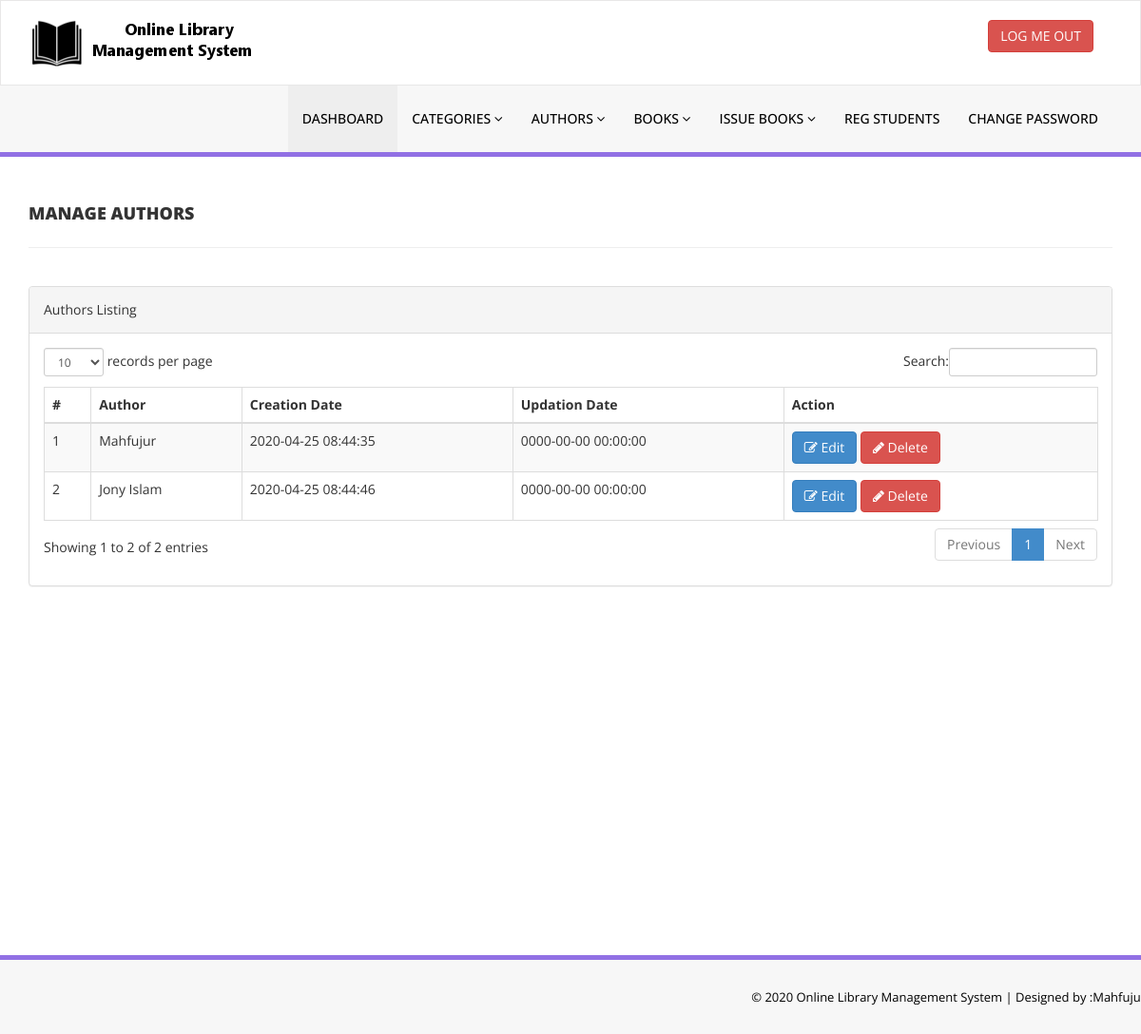
Page /admin/manage-authors.php (signed in) on the committed database.
### tables this page shows
CREATE TABLE `tbl_author` (
  `id` int(11) NOT NULL,
  `authorname` varchar(50) NOT NULL,
  `creationdate` timestamp NOT NULL DEFAULT CURRENT_TIMESTAMP ON UPDATE CURRENT_TIMESTAMP,
  `updatedate` timestamp NOT NULL DEFAULT '0000-00-00 00:00:00' ON UPDATE CURRENT_TIMESTAMP
);

### admin/manage-authors.php (the view, shortened to what this page needs)
<?php
include('includes/config.php');
if(strlen($_SESSION['alogin'])==0)
{
    header('location:index.php');
}
else{
 ?>
 <!DOCTYPE html>
 <html xmlns="http://www.w3.org/1999/xhtml">
 <head>
    <link href="assets/css/bootstrap.css" rel="stylesheet" />
    <link href="assets/css/font-awesome.css" rel="stylesheet" />
    <link href="assets/js/dataTables/dataTables.bootstrap.css" rel="stylesheet" />
    <link href="assets/css/style.css" rel="stylesheet" />
</head>
<body>
  <?php include('includes/header.php');?>
  <div class="content-wrapper">
     <div class="container">
        <div class="row pad-botm">
            <div class="col-md-12">
                <h4 class="header-line">Manage Authors</h4>
            </div>
            <div class="row">
</div>
</div>
<div class="row">
    <div class="col-md-12">
        <div class="panel panel-default">
            <div class="panel-heading">
               Authors Listing
           </div>
           <div class="panel-body">
            <div class="table-responsive">
                <table class="table table-striped table-bordered table-hover" id="dataTables-example">
                    <thead>
                        <tr>
                            <th>#</th>
                            <th>Author</th>
                            <th>Creation Date</th>
                            <th>Updation Date</th>
                            <th>Action</th>
                        </tr>
                    </thead>
                    <tbody>
                        <?php
                        $sql = "SELECT * FROM tbl_author";
                        $query=mysqli_query($con,$sql);
                        $num=mysqli_num_rows($query);
                        if ($num>0) {
                            $cont=1;
                            while ($result=mysqli_fetch_array($query)) {
                             ?>
                             <tr class="odd gradeX">
                                <td class="center"><?php echo htmlentities($cont);?></td>
                                <td class="center"><?php echo htmlentities($result['authorname']);?></td>
                                <td class="center"><?php echo htmlentities($result['creationdate']);?></td>
                                <td class="center"><?php echo htmlentities($result['updatedate']);?></td>
                                <td class="center">
                                    <a href="edit-author.php?athrid=<?php echo htmlentities($result['id']);?>"><button class="btn btn-primary"><i class="fa fa-edit "></i> Edit</button>
                                      <a href="manage-authors.php?del=<?php echo htmlentities($result['id']);?>" onclick="return confirm('Are you sure you want to delete?');"" >  <button class="btn btn-danger"><i class="fa fa-pencil"></i> Delete</button>
                                      </td>
                                  </tr>
                                  <?php $cont++;}} ?>
                              </tbody>
                          </table>
                      </div>
                  </div>
              </div>
          </div>
      </div>
  </div>
</div>
<?php include('includes/footer.php');?>
</body>
</html>
<?php } ?>

### admin/assets/css/style.css (style rules this page uses)
.content-wrapper { margin-top: 40px; min-height:800px; padding-bottom:90px; }
.header-line { font-weight:900; padding-bottom:25px; border-bottom:1px solid #eeeeee; text-transform:uppercase; }
.pad-botm { padding-bottom:30px; }

### rows in the picture
tbl_author: authorname "Mahfujur", creationdate "2020-04-25 08:44:35", updatedate "0000-00-00 00:00:00"
tbl_author: authorname "Jony Islam", creationdate "2020-04-25 08:44:46", updatedate "0000-00-00 00:00:00"
